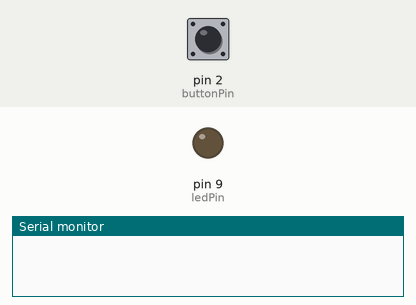
Recording of a sketch running on a simulated Arduino Uno, built with avr-gcc and run on an emulated ATmega328P. On the bench: output pins drawn as LEDs (lit = HIGH), the last lines printed to the serial monitor. Inputs (shaded band) come from the test bench; at power-on: pin 2 (buttonPin) HIGH.

Above: at 1.2 s.
1.3 s: pin 2 (buttonPin) pulled LOW for 0.15 s
At 1.4 s:
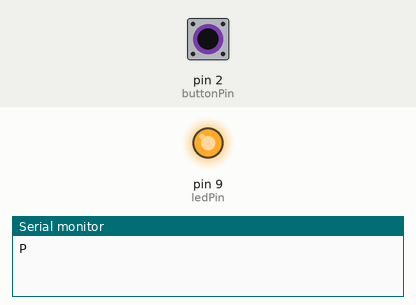
4.4 s: pin 2 (buttonPin) pulled LOW for 3.2 s
At 9.0 s:
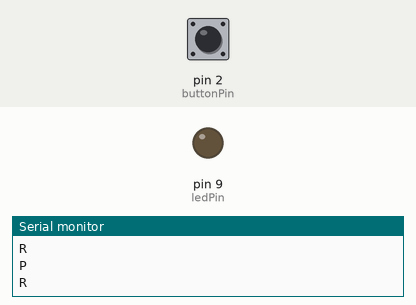
Timing chart, 0 to 10.5 s (numbered marks = the images above; inputs shaded):
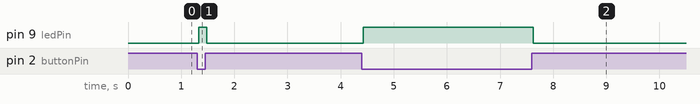

The sketch:

arduino-uno-r3-ch340.ino
```cpp
// Hanbeon app button-switch firmware for CH340-based Arduino Uno clones.
//
// Reports exactly one "P" per stable press and one "R" per stable release.
// The Mac bridge sends FLASH when Hanbeon advances its scan cursor and OFF
// while the scan is not moving. A physical press keeps the LED on.
// Wiring: button COM -> GND, button NO -> D2, LED -> D9.

const byte buttonPin = 2;
const byte ledPin = 9;
const unsigned long debounceMs = 30;
const unsigned long flashMs = 120;

int lastRawReading = HIGH;
int stableState = HIGH;
unsigned long lastChangeMs = 0;
unsigned long flashUntilMs = 0;
String command;
bool commandHadCarriageReturn = false;

void setup() {
  pinMode(buttonPin, INPUT_PULLUP);
  pinMode(ledPin, OUTPUT);
  digitalWrite(ledPin, LOW);
  Serial.begin(115200);
}

void loop() {
  readBridgeCommands();

  const int rawReading = digitalRead(buttonPin);

  if (rawReading != lastRawReading) {
    lastChangeMs = millis();
    lastRawReading = rawReading;
  }

  if (millis() - lastChangeMs >= debounceMs && rawReading != stableState) {
    stableState = rawReading;
    Serial.println(stableState == LOW ? "P" : "R");
  }

  const bool buttonPressed = stableState == LOW;
  const bool flashing = millis() < flashUntilMs;
  digitalWrite(ledPin, buttonPressed || flashing ? HIGH : LOW);
}

void readBridgeCommands() {
  while (Serial.available() > 0) {
    const char next = static_cast<char>(Serial.read());
    if (next == '\n') {
      if (command == "HELLO" && !commandHadCarriageReturn) {
        Serial.print("HANBEON_UNO_V1\n");
      } else if (command == "FLASH") {
        flashUntilMs = millis() + flashMs;
      } else if (command == "OFF") {
        flashUntilMs = 0;
      }
      command = "";
      commandHadCarriageReturn = false;
    } else if (next == '\r') {
      commandHadCarriageReturn = true;
    } else {
      command += next;
    }
  }
}
```

Measured:
- after the input at 1.3 s, pin 9 (ledPin): LOW → HIGH at once, → LOW 0.15 s later
- after the input at 4.4 s, pin 9 (ledPin): LOW → HIGH at once, → LOW 3.2 s later
